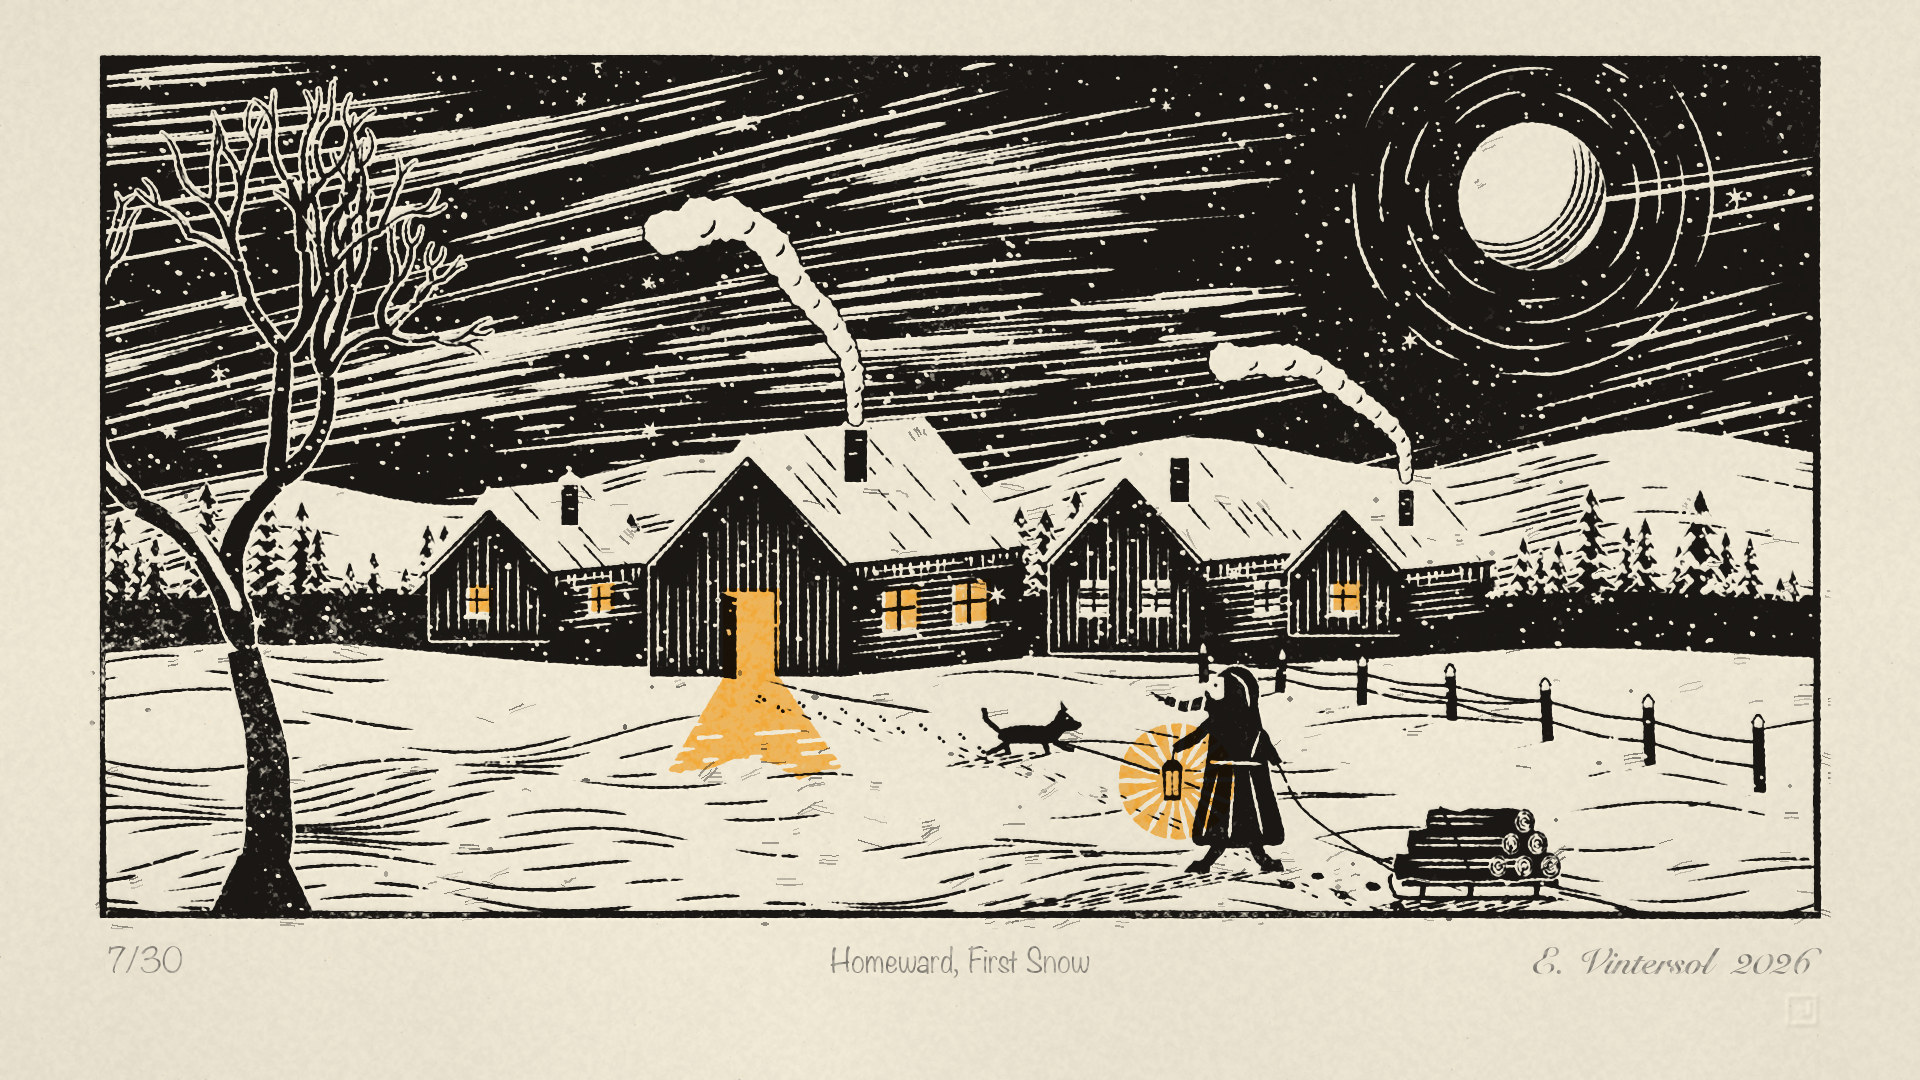

Write Python code to recreate this figure.
"""Example (linocut / 黑白麻胶版画): 雪夜归途 · Homeward, First Snow -- a two-block linocut of a village on the
first night of snow. Someone is hauling a sled of firewood home by lantern light; their footprints and the sled
runners trail back out of the picture, the snow ahead of them is still untouched. At the cottage the door stands
open, warm light spills onto the snow and the dog has run out to meet them (its paw prints lead back to the
door). Chimney smoke leans with the wind, snow falls across a black sky cut with long wind streaks and a carved
moon with broken rings; a bare tree frames the left side, a spruce wood runs behind the houses.
Key block in black; one spot-colour block (lamp ochre) prints the lit windows, the door, the spill of light and
the lantern glow, slightly out of register. Pencil edition number, title and signature in the margin; blind chop.
Draw-on stages: paper -> inked block -> blocking out -> sky -> hills and wood -> village -> snow field ->
figures -> colour block -> pencil. No image model.
python3 linocut_snowy_village.py [out.jpg] [--stages DIR]
"""
import os, sys, time
sys.path.insert(0, os.path.join(os.path.dirname(os.path.abspath(__file__)), '..', 'lib'))
import numpy as np
from linocut import Linocut
from core import spline

out = sys.argv[1] if len(sys.argv) > 1 and not sys.argv[1].startswith('--') else 'linocut_snowy_village.jpg'
stages = sys.argv[sys.argv.index('--stages') + 1] if '--stages' in sys.argv else None
t0 = time.time()

BX0, BY0, BX1, BY1 = 100, 56, 1820, 918
L = Linocut(1920, 1080, block=(BX0, BY0, BX1, BY1), seed=11)
rng = np.random.default_rng(5)
lamp = L.colour_block('#e8a33a', offset=(4, -3))
KEY = [L.key]


def line(ctrl, x0=BX0 - 10, x1=BX1 + 10):
    P = spline(ctrl, 16)
    xs = np.arange(x0, x1 + 1, 4, dtype=np.float32)
    return xs, np.interp(xs, P[:, 0], P[:, 1]).astype(np.float32)


RX, RY = line([(BX0 - 10, 520), (260, 478), (470, 505), (700, 452), (930, 492), (1180, 438), (1420, 470), (1640, 430), (BX1 + 10, 455)])
FX, FY = line([(BX0 - 10, 596), (380, 588), (700, 606), (1000, 590), (1300, 604), (1600, 586), (BX1 + 10, 598)])
GX, GY = line([(BX0 - 10, 652), (300, 640), (620, 664), (900, 650), (1250, 662), (1560, 646), (BX1 + 10, 656)])
ridge = lambda x: np.interp(x, RX, RY)
wood = lambda x: np.interp(x, FX, FY)
ground = lambda x: np.interp(x, GX, GY)

sky = [(BX0 - 10, BY0 - 10), (BX1 + 10, BY0 - 10)] + list(zip(RX[::-1], RY[::-1]))
hills = list(zip(RX, RY)) + list(zip(FX[::-1], FY[::-1]))
field = list(zip(GX, GY)) + [(BX1 + 10, BY1 + 10), (BX0 - 10, BY1 + 10)]
above_field = [(BX0 - 10, BY0 - 10), (BX1 + 10, BY0 - 10)] + list(zip(GX[::-1], GY[::-1]))
MX, MY, MR = 1532, 196, 74

L.stage('paper', blocks=[])
L.stage('inked', blocks=KEY)

# ---- 1. blocking out: the big whites are cut away first
L.clear(L.poly(hills), chatter=0.35, angle=4)
L.clear(L.poly(field), chatter=0.5, angle=-6)
L.clear(L.disc(MX, MY, MR), chatter=0.2, angle=-30)
L.stage('blocking', blocks=KEY)

# ---- 2. sky: wind streaks with the V-gouge, the moon and its rings, snow clouds
moon_d = lambda x, y: np.hypot(x - MX, y - MY)


def streak_density(x, y):
    band = max(np.exp(-((y - 150 - 0.05 * (x - 900)) / 40) ** 2), np.exp(-((y - 345 + 0.04 * (x - 900)) / 50) ** 2))
    return (0.12 + 0.88 * band) * np.clip((moon_d(x, y) - 215) / 60, 0, 1)


L.flow(sky, lambda x, y: 171 + 5 * np.sin(x / 230 + y / 95), n=300, length=(40, 320), width=(1.6, 5.0),
       step=3.0, density=streak_density)
L.moon(MX, MY, MR, rings=(1.42, 1.72, 2.05, 2.42))
L.stage('sky', blocks=KEY)

# ---- 3. hills: drift contours left standing parallel to the ridge, darker on the flanks facing away from the moon
slope = np.gradient(RY) / 4.0


def hill_density(x, y):
    s = float(np.interp(x, RX, slope))
    depth = (y - ridge(x)) / max(wood(x) - ridge(x), 1)
    return np.clip(0.12 + 2.2 * max(-s, 0) + 0.55 * depth ** 2, 0, 0.95)


L.hatch(hills, angle=0, spacing=9, width=2.6, dash=(25, 140), gap=(8, 60), cut=False,
        bend=lambda x, y: ridge(x) - ridge(1000), density=hill_density)
# the spruce wood: a black band behind the houses with trees rising out of it
for x in np.arange(BX0 + 12, BX1 - 8, 26.0):
    x = x + rng.uniform(-10, 10)
    h = rng.uniform(55, 120) * (0.85 + 0.3 * np.sin(x / 140) ** 2)
    L.pine(x, wood(x) + 30, h, tiers=int(h / 22) + 2, snow=0.7, halo=2.0, region=L.poly(above_field))
for x, h in ((560, 150), (1180, 165), (1420, 140), (1700, 175)):
    L.pine(x, ground(x) + 14, h, snow=0.85, halo=2.5, region=L.poly(above_field))
L.leave(L.poly(list(zip(FX, FY + 6)) + list(zip(GX[::-1], GY[::-1] + 2))))      # the wood's dark foot
L.stage('hills', blocks=KEY)

# ---- 4. the village: cottages with snow-heavy roofs; lit windows go on the colour block
L.cottage(430, 640, 118, 74, 66, side=104, windows=[(36, 26, 22, 26)], side_windows=[(40, 22, 22, 26)],
          chimney=(0.7, 16, 34), lit=lamp)
home = L.cottage(650, 676, 196, 118, 112, side=176, rise=0.1, windows=[], side_windows=[(36, 40, 34, 40), (106, 40, 34, 40)],
                 door=(70, 54, 84, True), chimney=(0.55, 22, 46), lit=lamp, attic=False)
L.cottage(1050, 652, 150, 96, 88, side=130, windows=[(30, 40, 28, 32), (92, 40, 28, 32)], side_windows=[(54, 34, 26, 30)],
          chimney=(0.35, 18, 38), lit=None)
c4 = L.cottage(1290, 634, 108, 70, 64, side=92, windows=[(40, 22, 26, 28)], chimney=(0.6, 14, 30), lit=lamp)
L.smoke(*home['chimney'], rise=190, drift=-200, width=13)
L.smoke(*c4['chimney'], rise=120, drift=-190, width=10)
L.stage('village', blocks=KEY)

# ---- 5. the snow field: drift ridges, the trodden path, a fence going down to the road
path = [(home['door'][0] + 27, 690), (820, 712), (980, 744), (1150, 796), (1290, 860), (1400, 900), (1460, 930)]
P = spline(path, 20)


def path_dist(x, y):
    return float(np.min(np.hypot(P[:, 0] - x, P[:, 1] - y)))


def field_density(x, y):
    lowness = max(0.0, (y - ground(x)) / (BY1 - ground(x)))
    tree_shade = np.exp(-((x - 300) / 260) ** 2)
    nearpath = np.clip(1 - path_dist(x, y) / 60, 0, 1)
    return np.clip(0.18 + 0.55 * lowness ** 1.5 + 0.5 * tree_shade - 0.6 * nearpath, 0.02, 0.95)


L.hatch(field, angle=-2, spacing=12, width=3.0, dash=(40, 240), gap=(10, 90), cut=False,
        bend=lambda x, y: 16 * np.sin(x / 150 + y / 41) + 9 * np.sin(x / 61 - y / 23),
        density=field_density)
# the path: a soft trough; its far edge is a broken ridge, its near side holds a little shadow
tg = np.gradient(P, axis=0); tg /= np.linalg.norm(tg, axis=1, keepdims=True); nr = np.stack([-tg[:, 1], tg[:, 0]], 1)
halfw = np.linspace(12, 34, len(P))[:, None]
L.clear(L.poly(list(P - nr * halfw) + list((P + nr * halfw)[::-1])), chatter=0.25, angle=20)
for a, b in ((0.04, 0.3), (0.36, 0.62), (0.68, 0.98)):
    i0, i1 = int(a * len(P)), int(b * len(P))
    L.gouge(P[i0:i1:3] - nr[i0:i1:3] * (halfw[i0:i1:3] + 2), 2.6, 'v', cut=False, smooth=False)
L.hatch(L.poly(list(P + nr * (halfw * 0.35)) + list((P + nr * halfw)[::-1])), angle=24, spacing=7, width=2.0,
        dash=(6, 16), gap=(5, 18), cut=False, density=lambda x, y: 0.55)


def post(x, y, h, lean=0.0):
    w = 7 + h * 0.06
    pts = [(x - w / 2, y), (x - w / 2 + lean, y - h), (x + w / 2 + lean, y - h), (x + w / 2, y)]
    L.leave(pts)
    L.clear(L.poly([(x - w / 2 + lean + 1.5, y - h + 1), (x + lean, y - h - 6), (x + w / 2 + lean - 1.5, y - h + 1),
                    (x + w / 2 + lean - 1.5, y - h + 5), (x - w / 2 + lean + 1.5, y - h + 5)]), chatter=0)
    L.gouge([(x - w / 2 + lean - 1, y - h + 1), (x + lean, y - h - 7), (x + w / 2 + lean + 1, y - h + 1)], 1.8, 'knife', cut=False)
    # moon shadow falls to the lower left
    L.hatch([(x - w / 2, y), (x + w / 2, y), (x - h * 0.9, y + h * 0.22), (x - h * 0.9 - w, y + h * 0.2)], angle=-14,
            spacing=4.5, width=2.0, dash=(8, 30), gap=(2, 6), cut=False)


posts = [(1760, 792, 70), (1650, 764, 62), (1548, 740, 55), (1452, 720, 49), (1362, 704, 43), (1280, 692, 38), (1204, 682, 34)]
for (x, y, h), (x2, y2, h2) in zip(posts[:-1], posts[1:]):
    for f in (0.35, 0.7):
        L.gouge(spline([(x, y - h * f), ((x + x2) / 2, (y - h * f + y2 - h2 * f) / 2 + 4), (x2, y2 - h2 * f)], 6), 2.6, 'brush',
                end=2.2, cut=False, smooth=False)
for x, y, h in posts:
    post(x, y, h, lean=rng.uniform(-3, 3))
L.stage('field', blocks=KEY)

# ---- 6. the bare tree, the walker with sled and lantern, the dog; prints in the snow; falling snow
L.bare_tree(262, 912, 730, lean=-0.07, spread=0.95, width=50, depth=6, halo=3.0, seed=7)
L.hatch([(225, 912), (300, 912), (170, 940), (90, 940)], angle=-10, spacing=5, width=2.2, dash=(10, 40), gap=(2, 8),
        cut=False)                                                          # the trunk's moon shadow

# tracks first, so the sled and walker stand on them: runner tracks and boot prints come in from the lower right
trk = [(1556, 902), (1610, 914), (1660, 930)]
TP = spline(trk, 20); tt = np.gradient(TP, axis=0); tt /= np.linalg.norm(tt, axis=1, keepdims=True); tn = np.stack([-tt[:, 1], tt[:, 0]], 1)
for side in (-10, 10):
    L.gouge(TP + tn * side, 2.4, 'brush', end=3.4, cut=False, smooth=False)
L.footprints([(1236, 868), (1320, 884), (1400, 900), (1460, 930)], step=27, size=7.5, side=7, start=0.12)

# the sled, seen a little from behind: a pile of split logs whose cut ends face us
sx0, sx1, sy = 1400, 1550, 898
L.outline(L.mask_of([L.stroke([(sx1 + 6, sy), (sx0 + 12, sy), (sx0 - 6, sy - 6), (sx0 - 10, sy - 20), (sx0 - 2, sy - 26)], 4.5, 'brush', end=3.5)]), 2.0)
L.gouge([(sx1 + 6, sy), (sx0 + 12, sy), (sx0 - 6, sy - 6), (sx0 - 10, sy - 20), (sx0 - 2, sy - 26)], 4.5, 'brush', end=3.5, cut=False)
for xx in (sx0 + 22, sx0 + 70, sx1 - 14):
    L.gouge([(xx, sy), (xx + 1, sy - 13)], 5.0, 'knife', cut=False, smooth=False)
L.leave([(sx0 + 2, sy - 19), (sx1 + 8, sy - 19), (sx1 + 8, sy - 12), (sx0 + 2, sy - 12)])
R = 13.0
ends = [(sx1 - 52, sy - 32), (sx1 - 26, sy - 32), (sx1, sy - 32), (sx1 - 39, sy - 54), (sx1 - 13, sy - 54), (sx1 - 26, sy - 76)]
bodies = [L.stroke([(cx - 104 + 6 * (cy < sy - 60), cy), (cx, cy)], 2 * R, 'knife') for cx, cy in ends]
ovals = [np.array([(ex + R * 0.82 * np.cos(t), ey + R * np.sin(t)) for t in np.linspace(0, 2 * np.pi, 28)], np.float32) for ex, ey in ends]
pile = L.mask_of(bodies + ovals)
L.outline(pile, 2.4)
L.leave(pile)
for cx, cy in ends:                                                         # bark: long V cuts along the logs
    for f in (-0.45, 0.1):
        a = cx - 100 + rng.uniform(0, 26); b = cx - rng.uniform(16, 40)
        L.gouge([(a, cy + f * R), (b, cy + f * R + rng.uniform(-1.5, 1.5))], 1.8, 'v', smooth=False)
for cx, cy in ends:                                                         # end grain: rings and a check
    L.clear(L.poly([(cx + (R - 2.4) * 0.82 * np.cos(t), cy + (R - 2.4) * np.sin(t)) for t in np.linspace(0, 2 * np.pi, 28)]), chatter=0)
    L.rings(cx + 0.5, cy, [R * 0.28, R * 0.55], width=1.5, cut=False, arc=(1.6, 3.4), gap=(0.15, 0.5), squash=1.2)
    a = rng.uniform(0, 2 * np.pi)
    L.gouge([(cx, cy), (cx + np.cos(a) * R * 0.66, cy + np.sin(a) * R * 0.8)], 1.5, 'knife', cut=False, smooth=False)
L.gouge(spline([(sx0 + 40, sy - 92), (sx0 + 60, sy - 50), (sx0 + 74, sy - 16)], 8), 2.4, 'knife', cut=False)  # lashing

# the walker: hooded coat, leaning into the pull; lantern held out ahead, rope in the back hand
wx, wy, K = 1236, 872, 1.1
F = lambda pts: [(wx + x * K, wy + y * K) for x, y in pts]
coat = F([(-20, -176), (-6, -186), (10, -184), (20, -170), (20, -152), (24, -128), (32, -80), (44, -30), (24, -24), (0, -22),
          (-22, -24), (-40, -30), (-30, -80), (-24, -128), (-26, -150), (-28, -164)])
legs = [F([(-10, -30), (-22, -14), (-32, -2)]), F([(14, -30), (22, -14), (32, -4)])]
arm_f = F([(-12, -146), (-34, -124), (-56, -112)])
arm_b = F([(12, -144), (26, -118), (38, -98)])
parts = [np.array(spline(coat + [coat[0]], 6), np.float32)]
parts += [L.stroke(lg, 12 * K, 'brush', end=10 * K) for lg in legs]
parts += [L.stroke(arm_f, 12 * K, 'brush', end=9 * K), L.stroke(arm_b, 12 * K, 'brush', end=9 * K)]
parts += [np.array(F([(-48, 0), (-24, 0), (-24, -10), (-38, -10)]), np.float32), np.array(F([(22, -1), (44, 0), (40, -11), (26, -12)]), np.float32)]
scarf = F([(-12, -150), (-30, -154), (-48, -150), (-64, -156)])
parts.append(L.stroke(scarf, 13 * K, 'brush', end=8 * K))
wm = L.mask_of(parts)
L.outline(wm, 2.6)
L.leave(wm)
L.clear(L.poly(F([(-11, -177), (-20, -177), (-24, -171), (-29, -166), (-24, -163), (-23, -159), (-18, -156), (-11, -158)])), chatter=0)  # face in the hood
L.leave(L.disc(*F([(-19, -170)])[0], 1.8))                                                                     # eye
L.gouge(F([(-6, -182), (8, -170), (12, -150)]), 2.8, 'v', smooth=True)                                    # hood seam
for u in (-30, -42, -54):                                                                                # scarf stripes
    L.gouge(F([(u + 2, -160), (u - 1, -146)]), 3.2, 'v', smooth=False, taper=(0.2, 0.2))
for u in (-60, -64, -68):                                                                                # fringe
    L.gouge(F([(-62, -156), (u - 10, -160 + (u + 64) * 0.9)]), 2.0, 'brush', end=1.0, cut=False, smooth=False)
L.gouge(F([(-24, -100), (24, -98)]), 3.0, 'u', smooth=False, taper=(0, 0.15))                              # belt
for k, (a, b) in enumerate((((-16, -92), (-30, -32)), ((-2, -92), (-6, -30)), ((12, -92), (24, -34)), ((22, -128), (14, -104)))):
    L.gouge(F([a, b]), 2.4, 'v', smooth=False)
# lantern on a short bail from the front hand
lx, ly = wx - 58 * K, wy - 80 * K
L.gouge([F([(-56, -112)])[0], (lx, ly - 22)], 2.0, 'knife', cut=False, smooth=False)
lant = [(lx - 10, ly - 18), (lx + 10, ly - 18), (lx + 8, ly + 16), (lx - 8, ly + 16)]
L.outline(L.poly(lant), 2.4)
L.leave(lant)
L.leave([(lx - 5, ly - 24), (lx + 5, ly - 24), (lx + 10, ly - 18), (lx - 10, ly - 18)])
L.clear(L.rect(lx - 6, ly - 13, lx - 1, ly + 11), chatter=0); L.clear(L.rect(lx + 1, ly - 13, lx + 6, ly + 11), chatter=0)
# rope from the back hand to the sled's nose
L.gouge(spline([F([(38, -98)])[0], (wx + 70, wy - 60), (sx0 - 18, sy - 34), (sx0 - 2, sy - 26)], 10), 2.2, 'knife', cut=False)
# shadows on the snow, thrown down-left by the moon
L.hatch([(wx - 44, wy), (wx + 44, wy), (wx - 160, wy + 36), (wx - 230, wy + 32)], angle=-12, spacing=4.5, width=2.0,
        dash=(10, 40), gap=(2, 7), cut=False)
L.hatch([(sx0, sy + 2), (sx1 + 8, sy + 2), (sx1 - 60, sy + 28), (sx0 - 90, sy + 26)], angle=-12, spacing=4.5, width=2.0,
        dash=(10, 40), gap=(2, 7), cut=False)

# the dog, run out from the open door to meet them; paw prints lead back to the door
dx, dy = 1030, 752
dog = [(dx - 30, dy - 22), (dx - 10, dy - 27), (dx + 14, dy - 26), (dx + 24, dy - 32), (dx + 30, dy - 42), (dx + 38, dy - 38),
       (dx + 44, dy - 32), (dx + 52, dy - 28), (dx + 46, dy - 22), (dx + 34, dy - 20), (dx + 24, dy - 10), (dx + 4, dy - 9),
       (dx - 20, dy - 9), (dx - 32, dy - 14)]
dparts = [np.array(spline(dog + [dog[0]], 5), np.float32)]
dparts += [L.stroke(p, 5.5, 'brush', end=4.5) for p in ([(dx + 22, dy - 12), (dx + 34, dy - 4), (dx + 44, dy - 2)],
                                                       [(dx + 14, dy - 12), (dx + 18, dy + 2)],
                                                       [(dx - 18, dy - 12), (dx - 34, dy - 2), (dx - 44, dy + 2)],
                                                       [(dx - 24, dy - 12), (dx - 22, dy + 3)],
                                                       [(dx - 30, dy - 20), (dx - 44, dy - 32), (dx - 46, dy - 44)])]
dparts.append(np.array([(dx + 32, dy - 40), (dx + 30, dy - 52), (dx + 38, dy - 42)], np.float32))     # ear up
L.leave(L.mask_of(dparts))
L.jab(dx + 36, dy - 34, 2.4, angle=0)
L.hatch([(dx - 34, dy), (dx + 40, dy), (dx - 40, dy + 16), (dx - 100, dy + 14)], angle=-12, spacing=4.5, width=2.0,
        dash=(10, 30), gap=(2, 7), cut=False)
L.footprints([(home['door'][0] + 27, 700), (860, 718), (960, 740), (1000, 752)], step=20, size=3.6, side=4, paws=True, start=0.05, stop=0.95)

# falling snow over everything still black
busy = np.clip(wm + pile + L.mask_of(dparts) + L.disc(lx, ly, 26), 0, 1)                # keep flakes off faces and props
L.speckle(np.clip(L.rect(BX0, BY0, BX1, BY1) - (busy > 0.01), 0, 1), n=1700, size=(1.8, 4.6),
          angle=205, stars=0.012)
L.stage('figures', blocks=KEY)

# ---- 7. the colour block: lantern glow, the spill of light from the door (windows were left on it already)
glow = L.disc(lx, ly, 58)
L.leave(glow, on=lamp)
for k in range(18):
    a = 2 * np.pi * k / 18 + rng.uniform(-0.05, 0.05)
    L.gouge([(lx + np.cos(a) * 18, ly + np.sin(a) * 18), (lx + np.cos(a) * 62, ly + np.sin(a) * 62)], 4.5, 'v',
            on=lamp, smooth=False)
d0, dtop, d1, dbase = home['door']
far = [(d1 + 64 - (d1 - d0 + 120) * f, dbase + 96 + 8 * np.sin(f * 9) + rng.uniform(-5, 5)) for f in np.linspace(0, 1, 9)]
L.leave(L.poly([(d0 + 2, dbase), (d1 - 2, dbase)] + far), on=lamp)
L.hatch([(d0 - 70, dbase + 30), (d1 + 90, dbase + 30), (d1 + 90, dbase + 112), (d0 - 70, dbase + 112)], angle=-4, spacing=11,
        width=4.5, dash=(14, 50), gap=(16, 50), tool='u', on=lamp, density=lambda x, y: np.clip((y - 700) / 70, 0.15, 1))
L.stage('colour')

# ---- 8. pencil and chop
L.sign('7/30', 'Homeward, First Snow', 'E. Vintersol  2026', y=BY1 + 54)
L.chop(BX1 - 18, BY1 + 92, size=30, seed=4)

img = L.save(out, stages)
print(f'{out}  {time.time() - t0:.1f}s')
